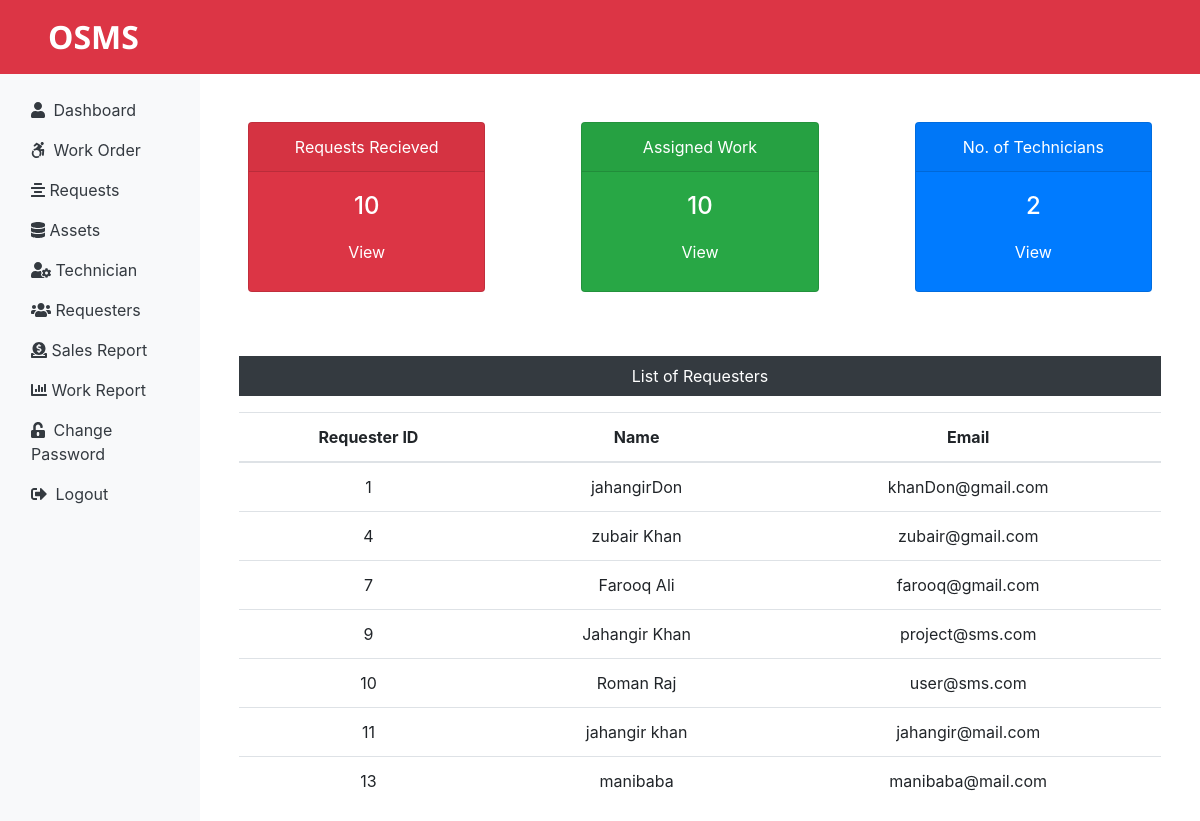
/admin/dashboard.php (signed in), run on the app's committed database.
### tables this page shows
CREATE TABLE `userlogin_tb` (
  `r_login_id` int(11) NOT NULL,
  `r_name` varchar(155) NOT NULL,
  `r_email` varchar(155) NOT NULL,
  `r_password` varchar(155) NOT NULL
);

### admin/dashboard.php (the view, shortened to what this page needs)
<?php
include('../connection.php');
include('includes/header.php');
$sql = "SELECT max(request_id) FROM submitrequest_tb";
$result = mysqli_query($connect, $sql);
$row = mysqli_fetch_row($result);
$submitrequest = $row[0];
$sql = "SELECT max(request_id) FROM assignwork_tb";
$result = mysqli_query($connect, $sql);
$row = mysqli_fetch_row($result);
$assignwork = $row[0];
$sql = "SELECT * FROM technician_tb";
$result = mysqli_query($connect, $sql);
$totaltechnician = mysqli_num_rows($result);
?>
    <div class="col-sm-9 col-md-10">
        <div class="row text-center ">
            <div class="col-sm-4 mt-5 px-5">
                <div class="card bg-danger text-white mb-3">
                    <div class="card-header">Requests Recieved</div>
                    <div class="card-body">
                        <h4 class="card-title"><?php echo $submitrequest; ?></h4>
                        <a class="btn text-white" href="requesters.php">View</a>
                    </div>
                </div>
            </div>
            <div class="col-sm-4 mt-5 px-5">
                <div class="card bg-success text-white mb-3">
                    <div class="card-header">Assigned Work</div>
                    <div class="card-body">
                        <h4 class="card-title"><?php echo $assignwork; ?></h4>
                        <a class="btn text-white" href="workorder.php">View</a>
                    </div>
                </div>
            </div>
            <div class="col-sm-4 mt-5 px-5">
                <div class="card bg-primary text-white mb-3">
                    <div class="card-header">No. of Technicians</div>
                    <div class="card-body">
                        <h4 class="card-title"><?php echo $totaltechnician; ?></h4>
                        <a class="btn text-white" href="technician.php">View</a>
                    </div>
                </div>
            </div>
        </div>
       <div class="mt-5 mx-4 text-center">
         <p class="bg-dark p-2 text-white">List of Requesters</p>
            <?php
                $sql = "SELECT * FROM userlogin_tb";
                $result = mysqli_query($connect, $sql);
                $nums = mysqli_num_rows($result);
                if($nums > 0){
                    echo '
                        <table class="table">
                            <thead>
                                <tr>
                                    <th scope="col">Requester ID</th>
                                    <th scope="col">Name</th>
                                    <th scope="col">Email</th>
                                </tr>
                            </thead>
                            <tbody>';
                            while($row = mysqli_fetch_assoc($result)){
                               echo '<tr>';
                                echo   '<td>'.$row["r_login_id"].'</td>';
                                echo   '<td>'.$row["r_name"].'</td>';
                                echo   '<td>'.$row["r_email"].'</td>';
                               echo '</tr>';
                            }
                     echo  '</tbody>
                        </table>';
                }
            ?>
       </div>
    </div>
<?php
    include('includes/footer.php');
?>

### admin/includes/header.php (shortened to what this page needs)
<!DOCTYPE html>
<html lang="en">
<head>
    <link rel="stylesheet" href="../css/bootstrap.min.css">
    <link rel="stylesheet" href="../css/all.min.css">
    <link rel="stylesheet" href="../css/custom.css">
</head>
<body>
    <nav class="navbar navbar-expand-lg navbar-dark bg-danger pl-5">
        <a href="userprofile.php" class="navbar-brand">OSMS</a>
    </nav>
    <div class="container-fluid">
        <div class="row">
         <nav class="col-sm-2 bg-light sidebar pt-3">
              <div class="sidebar-sticky">
                <ul class="nav flex-column">
                 <li class="nav-item my-li active">
                  <a href="dashboard.php" class="nav-link text-dark d-print-none
                  <?php if('PAGE' == 'Dashboard'){echo 'active';}?>">
                  <i class="fa fa-user mr-1"></i> Dashboard</a>
                </li>
                 <li class="nav-item my-li">
                 <a href="workorder.php" class="nav-link text-dark d-print-none"> <i class="fab fa-accessible-icon mr-1"></i> Work Order</a>
                 </li>
                 <li class="nav-item my-li">
                 <a href="requests.php" class="nav-link text-dark d-print-none"> <i class="fas fa-align-center"></i> Requests</a>
                 </li>
                <li class="nav-item my-li">
                 <a href="assets.php" class="nav-link text-dark d-print-none"> <i class="fas fa-database"></i> Assets</a>
                </li>
                <li class="nav-item my-li">
                 <a href="technician.php" class="nav-link text-dark d-print-none"> <i class="fas fa-user-cog"></i> Technician</a>
                </li>
                <li class="nav-item my-li">
                 <a href="requesters.php" class="nav-link text-dark d-print-none"> <i class="fas fa-users"></i> Requesters</a>
                </li>
                <li class="nav-item my-li">
                 <a href="sales.php" class="nav-link text-dark d-print-none"> <i class="fas fa-donate"></i> Sales Report</a>
                </li>
                <li class="nav-item my-li">
                 <a href="workreport.php" class="nav-link text-dark d-print-none"> <i class="fas fa-chart-bar"> </i> Work Report</a>
                </li>
                <li class="nav-item my-li">
                 <a href="changepass.php" class="nav-link text-dark d-print-none"> <i class="fas fa-unlock-alt mr-1"></i> Change Password</a>
                </li>
                <li class="nav-item my-li">
                 <a href="../logout.php" class="nav-link text-dark d-print-none"> <i class="fas fa-sign-out-alt mr-1"></i> Logout</a>
                </li>
                 </ul>
                </div>
            </nav>

### admin/includes/footer.php (shortened to what this page needs)
            </div>
        </div>
</body>
</html>

### css/custom.css (style rules this page uses)
.navbar-brand { font-family: 'Open Sans', sans-serif; font-size: 2em; font-weight: bold; }

### data on the page
userlogin_tb: r_login_id "1", r_name "jahangirDon", r_email "khanDon@gmail.com"
userlogin_tb: r_login_id "4", r_name "zubair Khan", r_email "zubair@gmail.com"
userlogin_tb: r_login_id "7", r_name "Farooq Ali", r_email "farooq@gmail.com"
userlogin_tb: r_login_id "9", r_name "Jahangir Khan", r_email "project@sms.com"
userlogin_tb: r_login_id "10", r_name "Roman Raj", r_email "user@sms.com"
userlogin_tb: r_login_id "11", r_name "jahangir khan", r_email "jahangir@mail.com"
userlogin_tb: r_login_id "13", r_name "manibaba", r_email "manibaba@mail.com"

### other printed values
$submitrequest "10"
$assignwork "10"
$totaltechnician "2"
